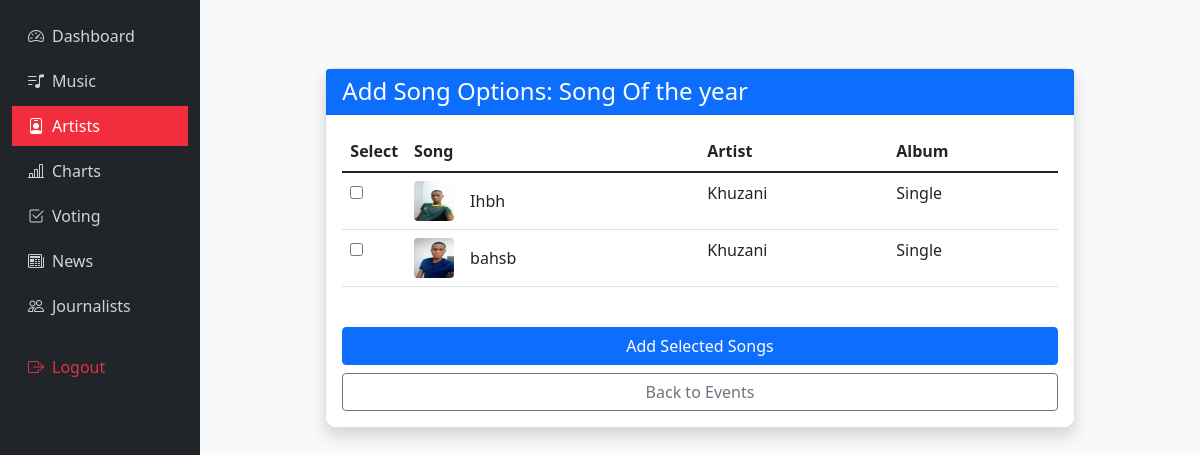
The app's page /admin/add_options/2 (signed in), older data.
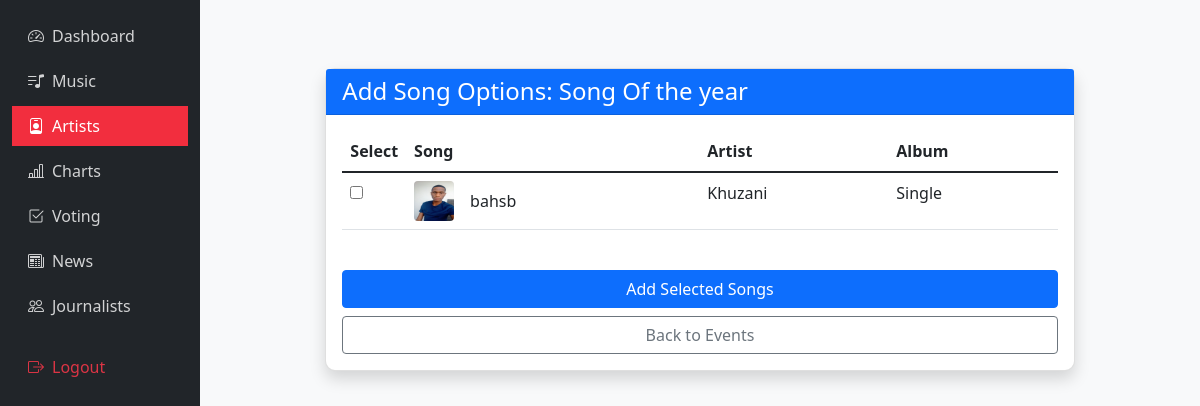
The same page, newer data.
### app.py (models this page shows)
class Song(db.Model):
    id = db.Column(db.Integer, primary_key=True)
    title = db.Column(db.String(100), nullable=False)
    genre = db.Column(db.String(50), nullable=False)
    album = db.Column(db.String(100))  # New field - can be null for singles
    release_date = db.Column(db.DateTime, nullable=False, default=datetime.utcnow)
    cover_image = db.Column(db.String(20), nullable=False)
    spotify_link = db.Column(db.String(200))
    youtube_link = db.Column(db.String(200))
    artist_id = db.Column(db.Integer, db.ForeignKey('artist.id'), nullable=False)
    chart_position = db.Column(db.Integer)

class Artist(db.Model):
    id = db.Column(db.Integer, primary_key=True)
    name = db.Column(db.String(100), nullable=False)
    bio = db.Column(db.Text, nullable=False)
    image = db.Column(db.String(20), nullable=False, default='artist_default.jpg')
    social_media = db.Column(db.JSON)
    songs = db.relationship('Song', backref='artist', lazy=True)
    gigs = db.relationship('Gig', backref='artist', lazy=True)

### app.py (the view, shortened to what this page needs)
@app.route('/admin/add_options/<int:event_id>', methods=['GET', 'POST'])
@login_required
def add_voting_options(event_id):
    if current_user.role != 'admin':
        flash('You are not authorized to access this page', 'error')
        return redirect(url_for('home'))
    event = VoteEvent.query.get_or_404(event_id)
    if event.category in ['song', 'song_of_year']:
        options = Song.query.order_by(Song.title).all()
        return render_template('add_song_options.html', event=event, options=options)
    else:
        options = Artist.query.order_by(Artist.name).all()
        return render_template('add_artist_options.html', event=event, options=options)

### app.py (called while the page is built)
@login_manager.user_loader
def load_user(user_id):
    return User.query.get(int(user_id))

@app.context_processor
def inject_datetime():
    return {'datetime': datetime}

### templates/add_song_options.html
{% extends 'admin_base.html' %}
{% block content %}
<div class="container py-5">
    <div class="row justify-content-center">
        <div class="col-md-10">
            <div class="card shadow">
                <div class="card-header bg-primary text-white">
                    <h4 class="mb-0">Add Song Options: {{ event.title }}</h4>
                </div>
                <div class="card-body">
                    <form method="POST" action="{{ url_for('add_voting_options', event_id=event.id) }}">
                        <div class="table-responsive">
                            <table class="table table-hover">
                                <thead>
                                    <tr>
                                        <th width="40px">Select</th>
                                        <th>Song</th>
                                        <th>Artist</th>
                                        <th>Album</th>
                                    </tr>
                                </thead>
                                <tbody>
                                    {% for song in options %}
                                    <tr>
                                        <td>
                                            <input type="checkbox" name="song_options" value="{{ song.id }}">
                                        </td>
                                        <td>
                                            <div class="d-flex align-items-center">
                                                <img src="{{ url_for('static', filename='uploads/' + song.cover_image) }}"
                                                     alt="{{ song.title }}" width="40" height="40" class="rounded me-3">
                                                {{ song.title }}
                                            </div>
                                        </td>
                                        <td>{{ song.artist.name }}</td>
                                        <td>{{ song.album or 'Single' }}</td>
                                    </tr>
                                    {% endfor %}
                                </tbody>
                            </table>
                        </div>
                        <div class="d-grid gap-2 mt-4">
                            <button type="submit" class="btn btn-primary">Add Selected Songs</button>
                            <a href="{{ url_for('voting_events') }}" class="btn btn-outline-secondary">
                                Back to Events
                            </a>
                        </div>
                    </form>
                </div>
            </div>
        </div>
    </div>
</div>
{% endblock %}

Row changes from the older to the newer data that the page shows:
removed Song: cover_image+title (picture), title "Ihbh", artist.name "Khuzani", album "Single"
